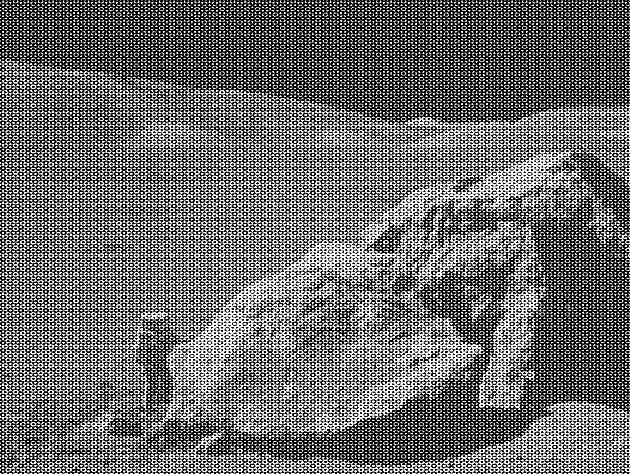
#> input picture lessons/scipy/moonlanding.png, 630 x 474 px
$ jupyter execute --allow-errors 003-scipy-full.ipynb   (shell and % lines are left out)   (older library calls are emulated)
#> lines starting #> are read from the running program, lines starting #| are printed output that depends on the picture
# Scientific Python: Part 3
## Introducing `scipy` and the scientific Python universe

__Software Carpentry Bootcamp
Stanford, January 2014__

Prepared by: Ariel Rokem

Thanks to: Matt Davis, Justin Kitzes, Katy Huff, Matthew Terry

Scipy is a huge library of scientific software. It includes many useful things, such as functions for statistics, for signal processing, image processing, etc.

Because it's very large, importing it doesn't actually bring in all of its modules and those need to be imported individually.

[cell 1]
%pylab inline

[cell 2]
# We import scipy and examine it
import scipy
#scipy?
#scipy.

Note that there is not a lot there. Per default, importing scipy will only import part of the library. That is because it is a large library and you are only likely to need some part of it

## `scipy.io`

A module for input/output of files

#> (a cell that did not finish here is left out)

[cell 4]
from scipy import io as spio

[cell 5]
a = np.ones((3, 3))
spio.savemat('file.mat', {'a': a}) # savemat expects a dictionary
#> (the rest of this cell did not finish here and is left out)

Be sure to check out `np.loadtxt`/`np.savetxt`

## `scipy.special`

There are a lot of gems hidden in the `special` and `misc` modules

[cell 6]
import scipy.special as sps

[cell 7]
fig, ax = plt.subplots(1)
x = np.arange(0.0, 10.1, 0.1)
for n in range(4):
    j = sps.jn(n, x)
    ax.plot(x, j, label='Bessel order=%s'%n)

plt.legend()
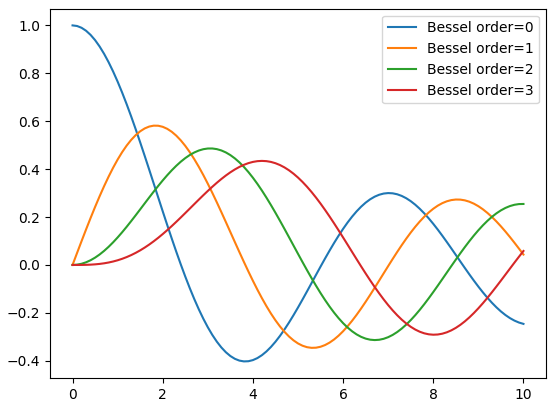
#> figure drawn by matplotlib, 1 panel; curve peaks at x = 0, y = 1; curve peaks at x = 1.8, y = 0.582; curve peaks at x = 3.1, y = 0.486

## `scipy.fft` and `scipy.ndimage`

[cell 8]
# Take a look at the misc module. We'll also use FFT:
import scipy.misc as misc
import scipy.fftpack as fft

[cell 9]
moonlanding = misc.imread('moonlanding.png')
#> moonlanding is the input picture: shape (474, 630); min 0, max 255, mean 108.1

[cell 10]
plt.matshow(moonlanding, cmap=matplotlib.cm.gray)

## Exercise : Denoise the moonlading

The image of the moon-landing is badly corrupted by high-frequency peridoic noise. Using the functions in `scipy.fft`,

Hints:

1. `scipy.fft.fft2` is a 2D version of the Fourier transform
1. The output of the FFT algorithms has the negative frequencies head-to-tail with the positive frequencies. Use `scipy.fft.fftshift2` to get a more intuitive view of the spectrum

[cell 11]
from scipy import fftpack as fft

[cell 12]
ft = fft.fft2(moonlanding)

[cell 13]
plt.matshow(np.log(np.abs(fft.fftshift(ft))))
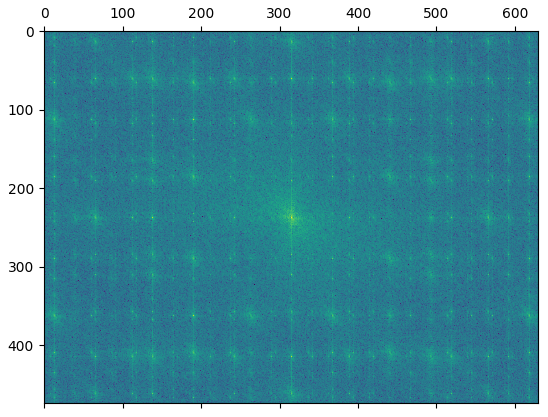
#> figure drawn by matplotlib, 1 panel

[cell 14]
ft[32:-32, 32:-32] = 0

[cell 15]
ift = fft.ifft2(ft)
plt.matshow(np.abs(ift), cmap=matplotlib.cm.gray)
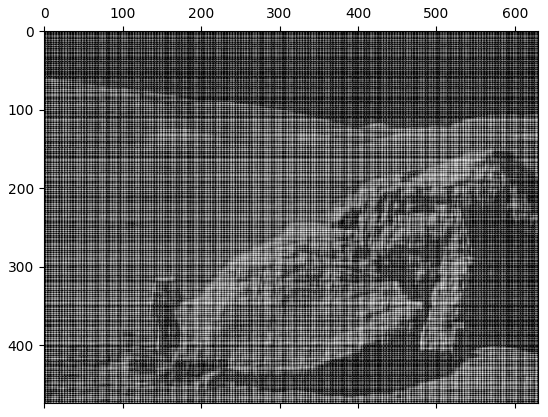
#> figure drawn by matplotlib, 1 panel

[cell 16]
from scipy import ndimage

[cell 17]
blurred_moon = ndimage.gaussian_filter(moonlanding, 10)
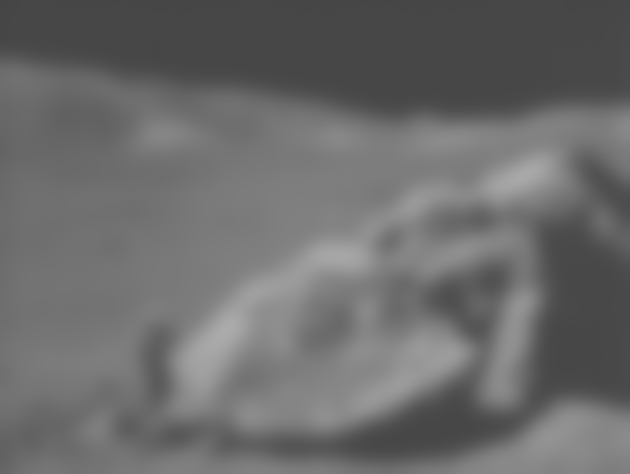
#> blurred_moon: shape (474, 630); min 69, max 171, mean 107.1

[cell 18]
plt.matshow(blurred_moon, cmap=matplotlib.cm.bone)

[cell 19]
median_moon = ndimage.median_filter(blurred_moon, 10)

[cell 20]
plt.matshow(median_moon, cmap=matplotlib.cm.bone)

[cell 21]
from scipy import signal

[cell 22]
wiener_moon = signal.wiener(median_moon, noise=1)

[cell 23]
plt.matshow(wiener_moon, cmap = matplotlib.cm.bone)

For more sophisticated image processing see: [scikit image](http://scikit-image.org/)

## Numerical integration

[cell 24]
import scipy.integrate as spi

#> (a cell that did not finish here is left out)

As an example with scipy.integrate.odeint, we will look at a damped spring-mass oscillator (2nd order oscillator).

The position of a mass attached to a spring obeys the 2nd order ODE

$y'' + 2 \epsilon \omega_0 y' + \omega_0^2 y = 0$

with $\omega_0^2 = k/m$ with $k$ the spring constant, $m$ the mass and $\epsilon =c/(2 m \omega_0)$ with $c$ the damping coefficient. For this example, we choose the parameters as:

[cell 26]
mass = 0.5  # kg
kspring = 4  # N/m
cviscous = 0.4  # N s/m

[cell 27]
eps = cviscous / (2 * mass * np.sqrt(kspring/mass))

print("Is the system underdamped?")
print(eps < 1)

[cell 28]
nu_coef = cviscous / mass
om_coef = kspring / mass

[cell 29]
def calc_deri(yvec, time, nuc, omc):
    return (yvec[1], -nuc * yvec[1] - omc * yvec[0])

[cell 30]
time_vec = np.linspace(0, 10, 100)

[cell 31]
yarr = spi.odeint(calc_deri, (1, 0), time_vec, args=(nu_coef, om_coef))

[cell 32]
fig, ax = plt.subplots(1)
ax.plot(time_vec, yarr[:, 0], label="y")
ax.plot(time_vec, yarr[:, 1], label="y'")
plt.legend()
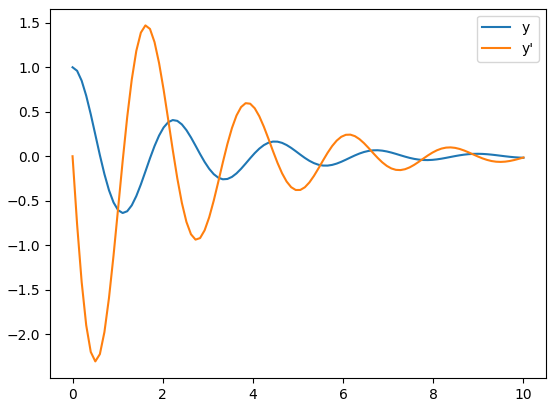
#> figure drawn by matplotlib, 1 panel; curve peaks at x = 0, y = 1; curve peaks at x = 1.62, y = 1.47

For symbolic math use [sympy](http://sympy.org/en/index.html)

## `scipy.stats`

[cell 33]
a = np.random.normal(size=1000)
bins = np.arange(-4, 5)
histogram = np.histogram(a, bins=bins, normed=True)[0]
bins = 0.5*(bins[1:] + bins[:-1])
from scipy import stats
b = stats.norm.pdf(bins)  # norm is a distribution

[cell 34]
fig, ax = plt.subplots(1)
ax.plot(bins, histogram)
ax.plot(bins, b)
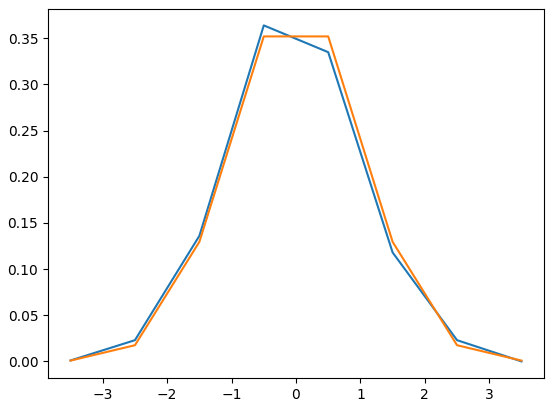
#> figure drawn by matplotlib, 1 panel
